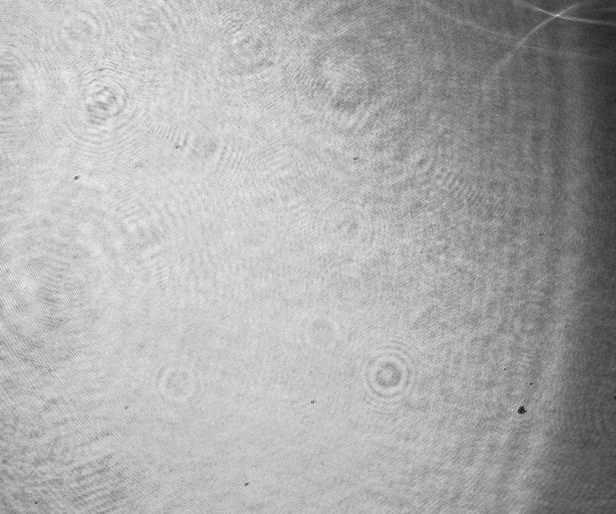
#> input picture Data/checkbg/bg_both3.bmp, 1232 x 1028 px, found by its file name (shown at 1/2 size)
$ python reconstruction.py
#> lines starting #> are read from the running program, lines starting #| are printed output that depends on the picture
import numpy as np
from skimage.io import imread
from scipy.ndimage import gaussian_filter
from fftutils import FFT, fftshift
import matplotlib.pyplot as plt
from skimage.restoration import unwrap_phase as skimage_unwrap_phase
from mpl_toolkits.axes_grid1 import ImageGrid
random_seed = 42
float_precision = np.float64
complex_precision = np.complex128

# [29 lines left out: functions plot_sp, unwrap_phase, not called in this run]

def _load_hologram(hologram_path):
    """
    Load a hologram from path ``hologram_path`` using scikit-image and numpy.
    """
    try:
        from PIL import Image
        return np.array(Image.open(hologram_path, 'r'), dtype=np.float64)
    except ImportError:
        return np.array(imread(hologram_path), dtype=np.float64)
def rebin_image(a, binning_factor):
    # Courtesy of J.F. Sebastian: http://stackoverflow.com/a/8090605
    #down sample the image
    if binning_factor == 1:
        return a

    new_shape = (a.shape[0]//binning_factor, a.shape[1]//binning_factor)
    sh = (new_shape[0], a.shape[0]//new_shape[0], new_shape[1],
          a.shape[1]//new_shape[1])
    return a.reshape(sh).mean(-1).mean(1)

# [10 lines left out: function _find_peak_centroid, not called in this run]
def _crop_to_square(image):
    """
    Ensure that hologram is square.
    """
    sh = image.shape
#> sh = (1028, 1232)
    if sh[0] != sh[1]:
        square_image = image[:min(sh), :min(sh)]
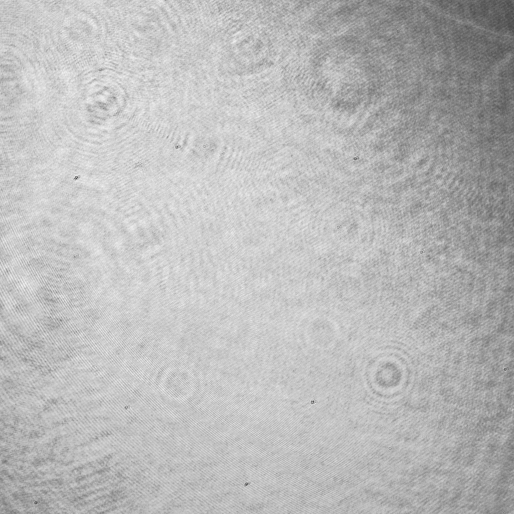
#> square_image: shape (1028, 1028) float64 (shown at 1/2 size); min 54, max 255, mean 186
    else:
        square_image = image

    return square_image
def _crop_image(image,crop_size):
#> called with crop_size = 1024
    if crop_size == 0 or crop_size>=image.shape[0]:
        return image
    cropped_image = image[(image.shape[0]//2-crop_size//2):(image.shape[0]//2-crop_size//2) + crop_size,
                    (image.shape[0]//2-crop_size//2):(image.shape[0]//2-crop_size//2) + crop_size]
    return cropped_image

class Hologram(object):

    def __init__(self, hologram, crop_fraction=None,crop_size = None,wavelength=650e-9,
                 rebin_factor=1, dx=3.45e-6, dy=3.45e-6, threads=2,bg=None):
        """
        Parameters
        ----------
        hologram : `~numpy.ndarray`
            Input hologram
        crop_fraction : float
            Fraction of the image to crop for analysis
        wavelength : float [meters]
            Wavelength of laser
        rebin_factor : int
            Rebin the image by factor ``rebin_factor``. Must be an even integer.
        dx : float [meters]
            Pixel width in x-direction (unbinned)
        dy : float [meters]
            Pixel width in y-direction (unbinned)

        Notes
        -----
        Non-square holograms will be cropped to a square with the dimensions of
        the smallest dimension.
        """
        self.crop_fraction = crop_fraction
        self.rebin_factor = rebin_factor
        if bg:
            self.bg = _load_hologram(bg)
        else:
            self.bg = np.zeros(hologram.shape)
        self.hologram = hologram-self.bg


        # Rebin the hologram
        self.hologram = _crop_to_square(self.hologram)
        self.hologram = rebin_image(self.hologram, self.rebin_factor) #down sample the image


        # Crop the hologram by factor crop_factor, centered on original center
        if crop_size is not None:
            self.hologram = _crop_image(self.hologram, crop_size)
        else:
            self.hologram = self.hologram

        # Construct an FFT object with shape/dtype of hologram:
#> (the run stopped early here; a loop or call above may not have finished)

$ run again, with Data/checkbg/bg_both4.bmp copied over Data/checkbg/bg_both3.bmp
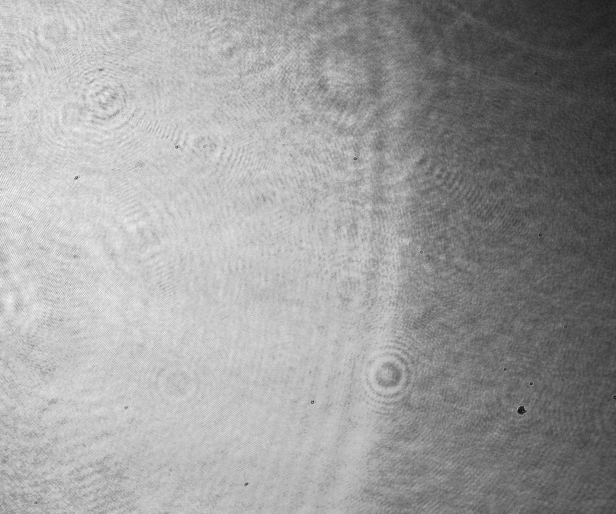
#> input picture Data/checkbg/bg_both4.bmp, 1232 x 1028 px, found by its file name (shown at 1/2 size)
#> in _crop_to_square, `square_image = image[:min(sh), :min(sh)]`:
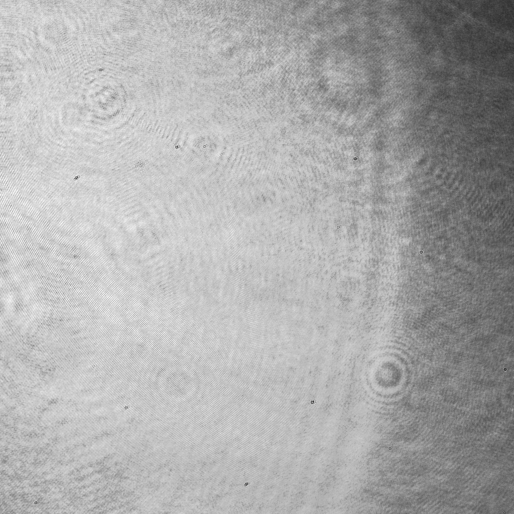
#> square_image: shape (1028, 1028) float64 (shown at 1/2 size); min 33, max 255, mean 172.2
